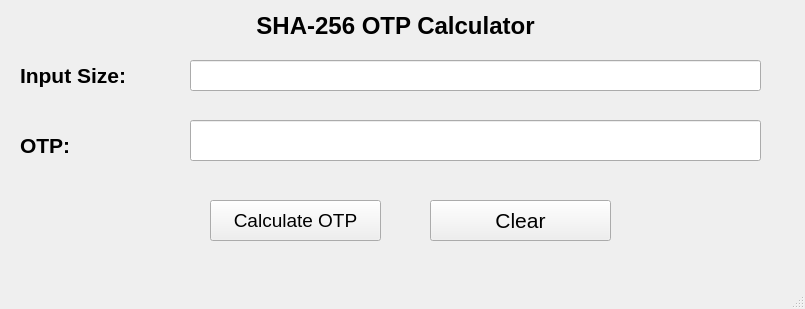
<?xml version="1.0" encoding="UTF-8"?>
<ui version="4.0">
 <class>MainWindow</class>
 <widget class="QMainWindow" name="MainWindow">
  <property name="geometry">
   <rect>
    <x>0</x>
    <y>0</y>
    <width>805</width>
    <height>309</height>
   </rect>
  </property>
  <property name="windowTitle">
   <string>MainWindow</string>
  </property>
  <widget class="QWidget" name="centralwidget">
   <widget class="QLabel" name="label">
    <property name="geometry">
     <rect>
      <x>120</x>
      <y>0</y>
      <width>551</width>
      <height>51</height>
     </rect>
    </property>
    <property name="font">
     <font>
      <pointsize>18</pointsize>
      <weight>75</weight>
      <bold>true</bold>
     </font>
    </property>
    <property name="text">
     <string>SHA-256 OTP Calculator</string>
    </property>
    <property name="scaledContents">
     <bool>false</bool>
    </property>
    <property name="alignment">
     <set>Qt::AlignCenter</set>
    </property>
   </widget>
   <widget class="QLabel" name="label_2">
    <property name="geometry">
     <rect>
      <x>20</x>
      <y>50</y>
      <width>161</width>
      <height>51</height>
     </rect>
    </property>
    <property name="font">
     <font>
      <pointsize>16</pointsize>
      <weight>75</weight>
      <bold>true</bold>
     </font>
    </property>
    <property name="text">
     <string>Input Size:</string>
    </property>
   </widget>
   <widget class="QLineEdit" name="inputText">
    <property name="geometry">
     <rect>
      <x>190</x>
      <y>60</y>
      <width>571</width>
      <height>31</height>
     </rect>
    </property>
   </widget>
   <widget class="QPushButton" name="calHashBtn">
    <property name="geometry">
     <rect>
      <x>210</x>
      <y>200</y>
      <width>171</width>
      <height>41</height>
     </rect>
    </property>
    <property name="font">
     <font>
      <pointsize>14</pointsize>
      <weight>50</weight>
      <bold>false</bold>
     </font>
    </property>
    <property name="text">
     <string>Calculate OTP</string>
    </property>
   </widget>
   <widget class="QPushButton" name="clearBtn">
    <property name="geometry">
     <rect>
      <x>430</x>
      <y>200</y>
      <width>181</width>
      <height>41</height>
     </rect>
    </property>
    <property name="font">
     <font>
      <pointsize>16</pointsize>
      <weight>50</weight>
      <bold>false</bold>
     </font>
    </property>
    <property name="text">
     <string>Clear</string>
    </property>
   </widget>
   <widget class="QLabel" name="label_3">
    <property name="geometry">
     <rect>
      <x>20</x>
      <y>120</y>
      <width>151</width>
      <height>51</height>
     </rect>
    </property>
    <property name="font">
     <font>
      <pointsize>16</pointsize>
      <weight>75</weight>
      <bold>true</bold>
     </font>
    </property>
    <property name="text">
     <string>OTP:</string>
    </property>
   </widget>
   <widget class="QLineEdit" name="lineEdit">
    <property name="geometry">
     <rect>
      <x>190</x>
      <y>120</y>
      <width>571</width>
      <height>41</height>
     </rect>
    </property>
   </widget>
  </widget>
  <widget class="QMenuBar" name="menubar">
   <property name="geometry">
    <rect>
     <x>0</x>
     <y>0</y>
     <width>805</width>
     <height>26</height>
    </rect>
   </property>
  </widget>
  <widget class="QStatusBar" name="statusbar"/>
 </widget>
 <resources/>
 <connections/>
</ui>
